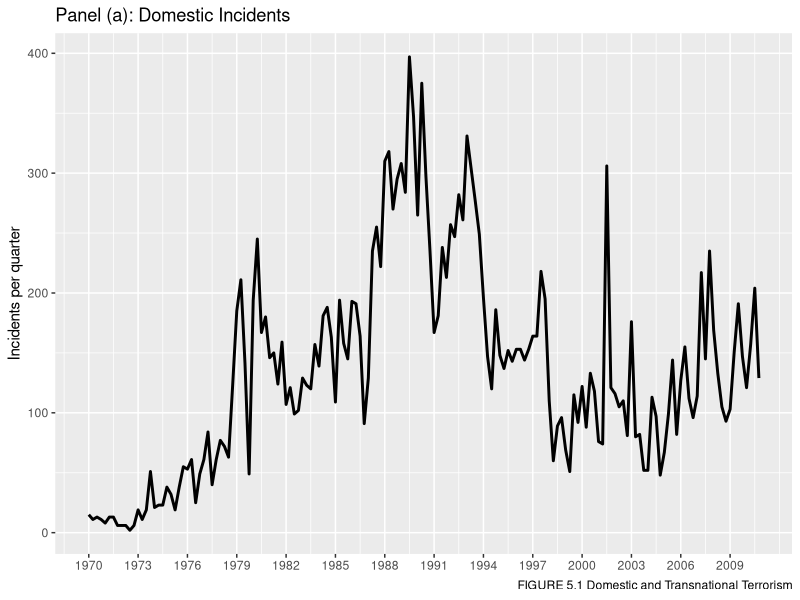
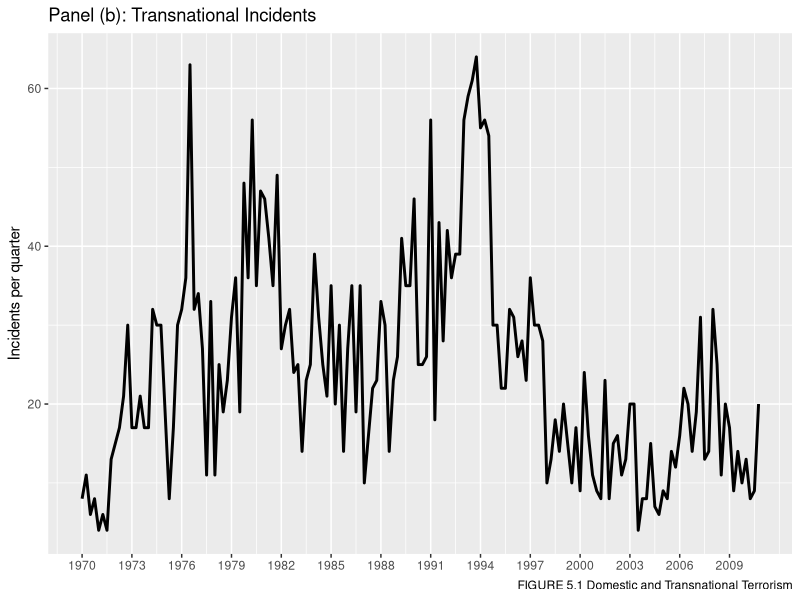

Write R code to recreate these figures, in order.
# clear variables
rm(list = ls())

# Author: Bruno Tebaldi
# 2020-06-11
#
# This script plots the figures 5.1 panel (a) and 5.1 panel (b)

# load libraries
library(readxl)
library(ggplot2)
library(lubridate)

# read the database
db <- read_excel("Database/TERRORISM.XLS")

# Create a date column
db$Date = lubridate::ymd(db$Year*10000+db$Month*100 + 01)
db$Id = 1:nrow(db)

# Create the breaks
db.breaks = seq(from =1, to=164, by=12)

ggplot(db) +
  geom_line(aes(Id, Domestic), size=1) + 
  scale_x_continuous(breaks=db.breaks, labels = db$Year[db.breaks]) +
  labs(
    title = "Panel (a): Domestic Incidents",
    subtitle = NULL,
    caption = "FIGURE 5.1 Domestic and Transnational Terrorism",
    x = NULL,
    y = "Incidents per quarter"
  )


ggplot(db) +
  geom_line(aes(Id, Transnational), size=1) + 
  scale_x_continuous(breaks=db.breaks, labels = db$Year[db.breaks]) +
  labs(
    title = "Panel (b): Transnational Incidents",
    subtitle = NULL,
    caption = "FIGURE 5.1 Domestic and Transnational Terrorism",
    x = NULL,
    y = "Incidents per quarter"
  )
